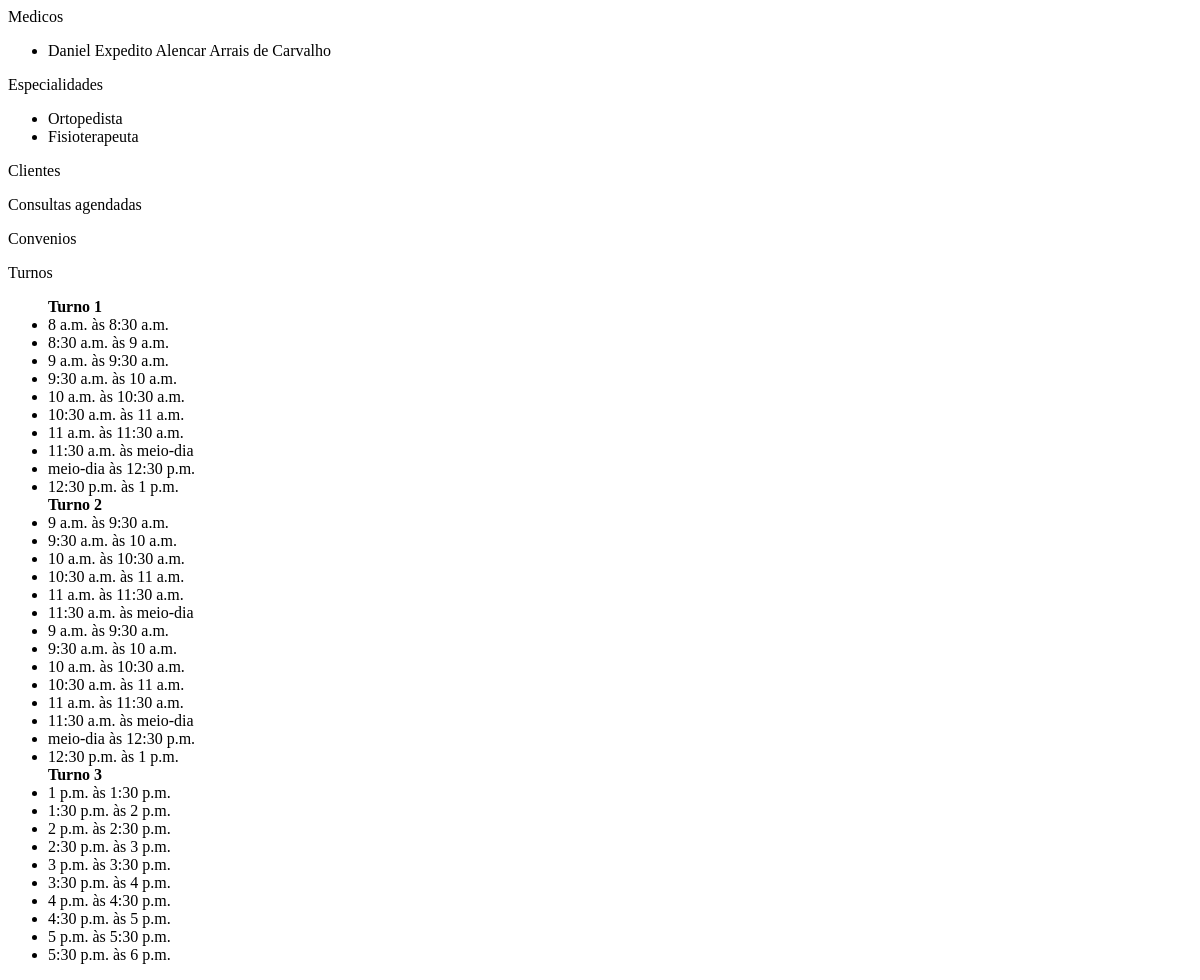
Before: / with the older database file.
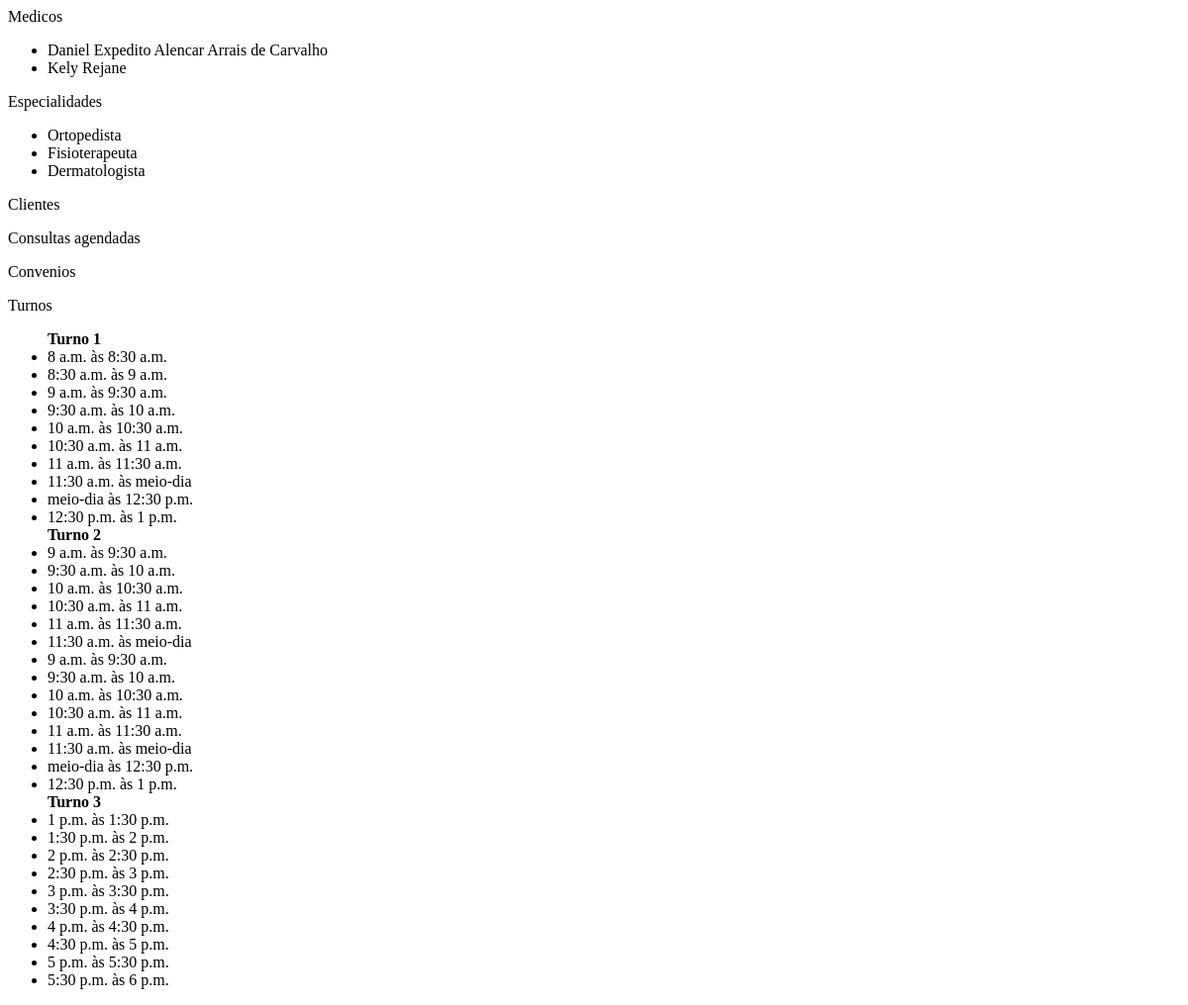
After: the same page with the newer database file.
### core/models.py (models this page shows, shortened)
class Medico(models.Model):
    nome = models.CharField(max_length=50)
    crm = models.CharField(max_length=50)
    especialidade = models.ForeignKey(Especialidade, on_delete=models.CASCADE)

class Especialidade(models.Model):
    nome = models.CharField(max_length=50)
    descricao = models.TextField(null=True)

class Turno(models.Model):
    inicio = models.TimeField()
    fim = models.TimeField()

class EscalaTempo(models.Model):
    inicio = models.TimeField()
    fim = models.TimeField()
    dia = models.ForeignKey(Turno, related_name="tempo", on_delete=models.CASCADE)
    disponivel = models.BooleanField(default=True)

### core/views.py (the view)
# urls.py: path('', index)
def index(request):
    template_name = 'index.html'
    context = {
        "medicos": Medico.objects.all(),
        "especialidades": Especialidade.objects.all(),
        "cliente": Cliente.objects.all(),
        "consulta": Consulta.objects.all(),
        "convenio": Convenio.objects.all(),
        "turnos": Turno.objects.all(),
    }
    return render(request, template_name, context)

### core/templates/index.html (shortened to what this page needs)
<!DOCTYPE html>
<html lang="en">
<head>
</head>
<body>
Medicos
<ul>
    {% for medico in medicos %}
    <li>{{ medico.nome }}</li>
    {% endfor %}
</ul>
Especialidades
<ul>
    {% for especialidade in especialidades %}
    <li>{{ especialidade.nome }}</li>
    {% endfor %}
</ul>
Clientes
Consultas agendadas
Convenios
Turnos
<ul>
    {% for turno in turnos %}
    <b>Turno {{turno.id}}</b>
        {% for escala in turno.tempo.all %}
        <li>{{escala.inicio }}  às   {{escala.fim }} </li>
        {% endfor %}
    {% endfor %}
</ul>
</body>
</html>

Changed rows visible on the page:
added Medico: nome "Kely Rejane"
added Especialidade: nome "Dermatologista"
